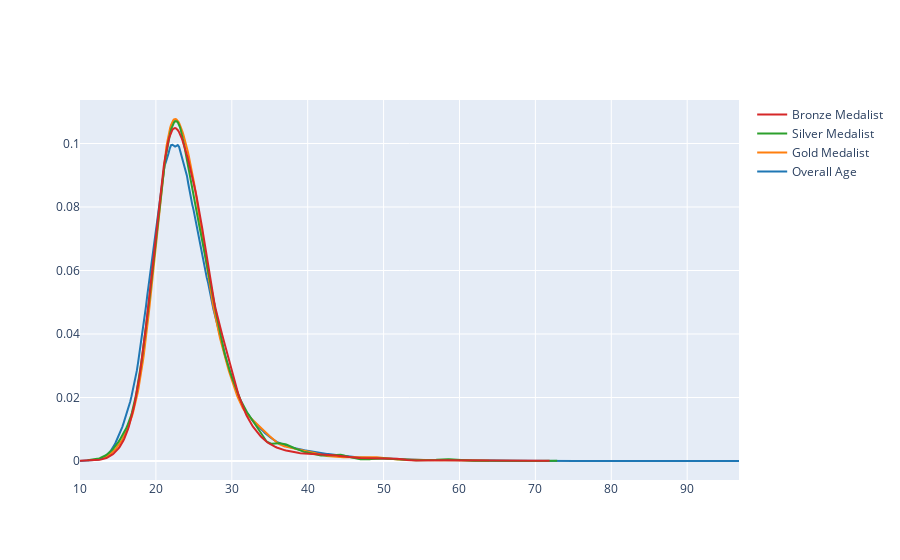

Source (notebook cell):
### Code cell
fig = ff.create_distplot([x1, x2, x3, x4],['Overall Age', 'Gold Medalist','Silver Medalist', 'Bronze Medalist'],show_hist=False,show_rug=False)
fig.show()

### Figure 1 — Plotly figure (JSON) as saved in the notebook; plotly's stock layout.template omitted (floating-point values rounded to 4 significant figures; data arrays with more than 128 entries replaced by an {"elided": "..."} marker saying what was removed)
{"data": [{"legendgroup": "Overall Age", "marker": {"color": "rgb(31, 119, 180)"}, "mode": "lines", "name": "Overall Age", "showlegend": true, "type": "scatter", "x": {"elided": "500 float values"}, "xaxis": "x", "y": {"elided": "500 float values"}, "yaxis": "y"}, {"legendgroup": "Gold Medalist", "marker": {"color": "rgb(255, 127, 14)"}, "mode": "lines", "name": "Gold Medalist", "showlegend": true, "type": "scatter", "x": {"elided": "500 float values"}, "xaxis": "x", "y": {"elided": "500 float values"}, "yaxis": "y"}, {"legendgroup": "Silver Medalist", "marker": {"color": "rgb(44, 160, 44)"}, "mode": "lines", "name": "Silver Medalist", "showlegend": true, "type": "scatter", "x": {"elided": "500 float values"}, "xaxis": "x", "y": {"elided": "500 float values"}, "yaxis": "y"}, {"legendgroup": "Bronze Medalist", "marker": {"color": "rgb(214, 39, 40)"}, "mode": "lines", "name": "Bronze Medalist", "showlegend": true, "type": "scatter", "x": {"elided": "500 float values"}, "xaxis": "x", "y": {"elided": "500 float values"}, "yaxis": "y"}], "layout": {"barmode": "overlay", "hovermode": "closest", "legend": {"traceorder": "reversed"}, "xaxis": {"anchor": "y2", "domain": [0, 1], "zeroline": false}, "yaxis": {"anchor": "free", "domain": [0, 1], "position": 0}}}
